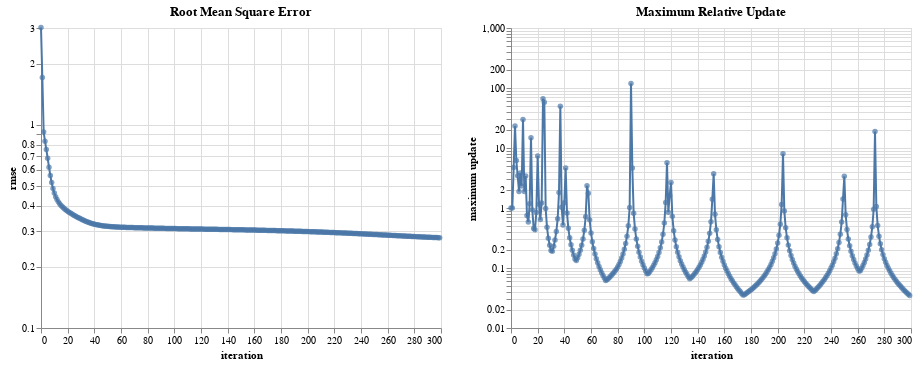

Notebook code cell kept with this figure:
### Markdown cell above
## Monitoring Optimization Progress

* As gradient descent progresses,
* $U$ and $V$ are updated. How large are the updates?
* Are the updates getting better? Does RMSE decrease?

### Code cell
f_rmse = alt.Chart(error).encode(x='iteration:Q', y=alt.Y('rmse:Q', scale=alt.Scale(type='log', base=10, domain=[0.1, 3])))
f_update = alt.Chart(update).encode(x='iteration:Q', y=alt.Y('maximum update:Q', scale=alt.Scale(type='log', base=10)))

alt.hconcat(
    alt.layer(f_rmse.mark_line(), f_rmse.mark_point(filled=True), title='Root Mean Square Error'),
    alt.layer(f_update.mark_line(), f_update.mark_point(filled=True), title='Maximum Relative Update')
)

### Figure 1 — Vega-Lite specification as saved in the notebook (floating-point values rounded to 4 significant figures; data arrays with more than 128 entries replaced by an {"elided": "..."} marker saying what was removed)
{"config": {"view": {"continuousWidth": 400, "continuousHeight": 300}}, "hconcat": [{"layer": [{"mark": "line", "encoding": {"x": {"type": "quantitative", "field": "iteration"}, "y": {"type": "quantitative", "field": "rmse", "scale": {"base": 10, "domain": [0.1, 3], "type": "log"}}}}, {"mark": {"type": "point", "filled": true}, "encoding": {"x": {"type": "quantitative", "field": "iteration"}, "y": {"type": "quantitative", "field": "rmse", "scale": {"base": 10, "domain": [0.1, 3], "type": "log"}}}}], "data": {"name": "data-236855a160ba1a499fbafba3c14730cf"}, "title": "Root Mean Square Error"}, {"layer": [{"mark": "line", "encoding": {"x": {"type": "quantitative", "field": "iteration"}, "y": {"type": "quantitative", "field": "maximum update", "scale": {"base": 10, "type": "log"}}}}, {"mark": {"type": "point", "filled": true}, "encoding": {"x": {"type": "quantitative", "field": "iteration"}, "y": {"type": "quantitative", "field": "maximum update", "scale": {"base": 10, "type": "log"}}}}], "data": {"name": "data-eb918d8dadd9bff0d68ba5c9e40c4735"}, "title": "Maximum Relative Update"}], "$schema": "https://vega.github.io/schema/vega-lite/v4.8.1.json", "datasets": {"data-236855a160ba1a499fbafba3c14730cf": {"elided": "300 records"}, "data-eb918d8dadd9bff0d68ba5c9e40c4735": {"elided": "300 records"}}}
